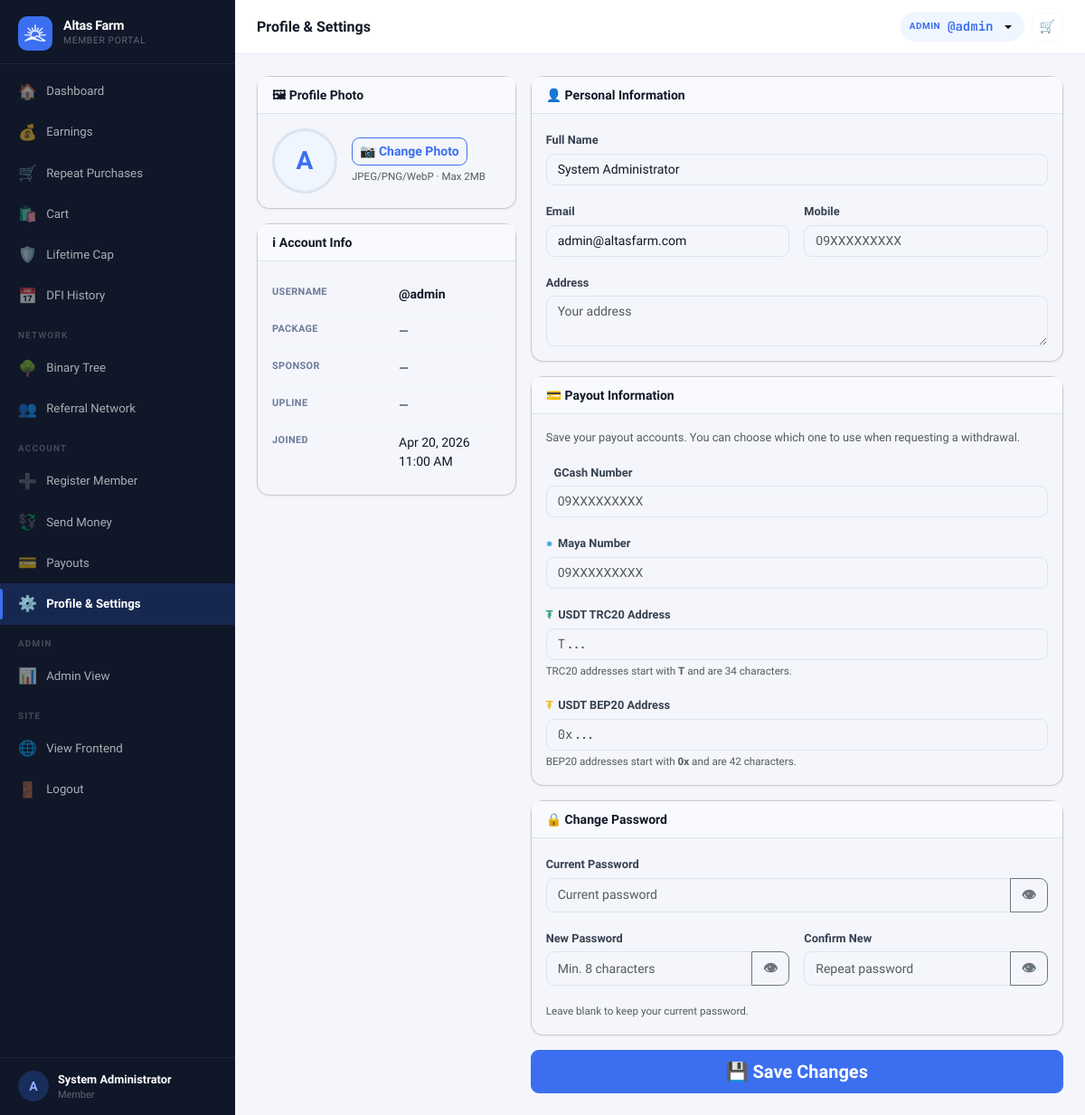
Page /?page=profile (signed in) on the earlier database version.
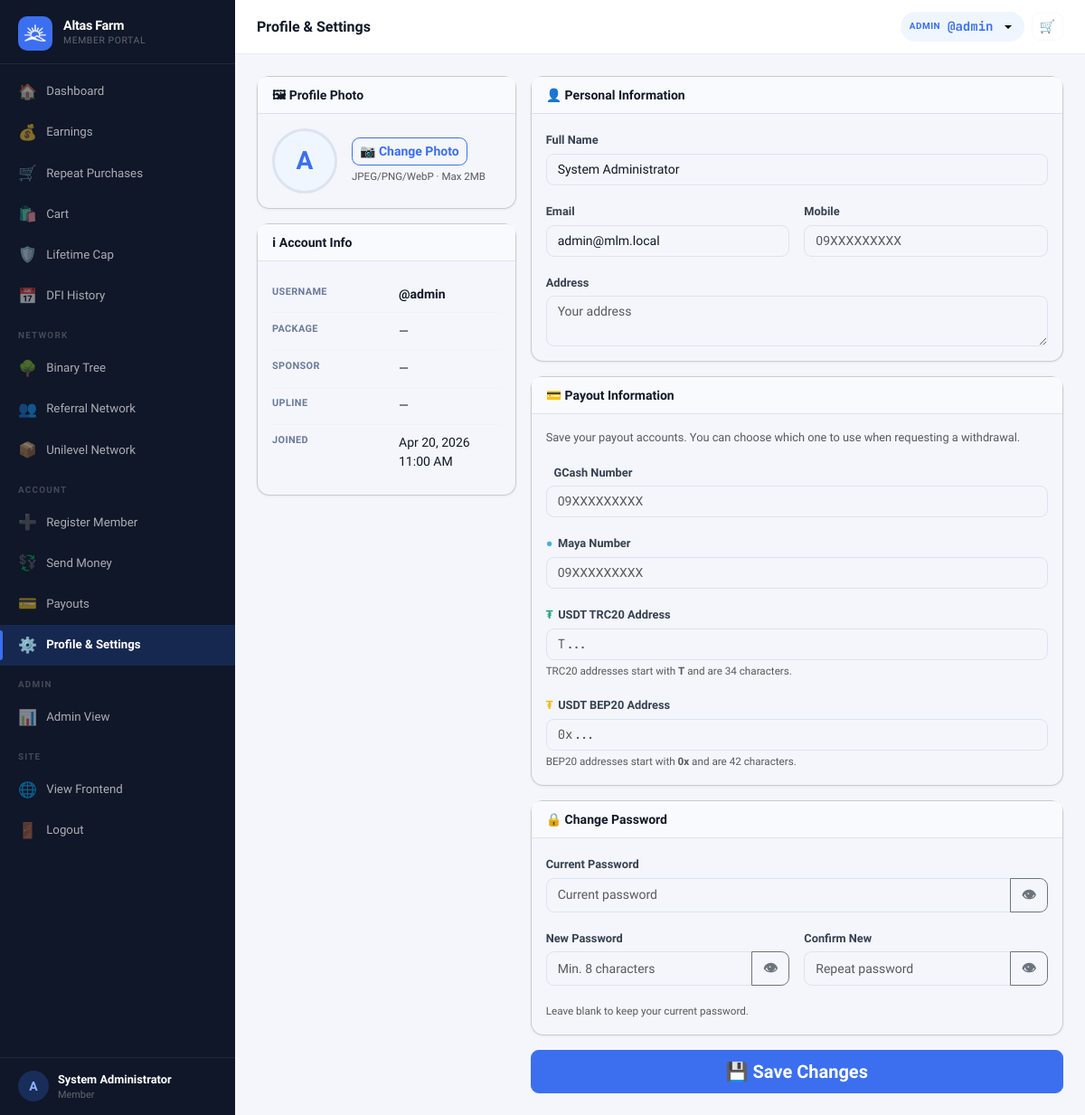
Same page on the later database version.
### tables this page shows
CREATE TABLE settings (
  key_name   VARCHAR(80) NOT NULL PRIMARY KEY,
  value      TEXT        NOT NULL,
  updated_at TIMESTAMP DEFAULT CURRENT_TIMESTAMP ON UPDATE CURRENT_TIMESTAMP
);

CREATE TABLE users (
  id                INT UNSIGNED AUTO_INCREMENT PRIMARY KEY,
  username          VARCHAR(40)  NOT NULL UNIQUE,
  password_hash     VARCHAR(255) NOT NULL,
  role              ENUM('member','admin') NOT NULL DEFAULT 'member',
  package_id        INT UNSIGNED NULL,
  reg_code_id           INT UNSIGNED NULL,
  reg_payment_method    ENUM('code','ewallet','pending') NOT NULL DEFAULT 'code',
  reg_paid_by           INT UNSIGNED NULL,

   
  sponsor_id        INT UNSIGNED NULL,
  binary_parent_id  INT UNSIGNED NULL,
  binary_position   ENUM('left','right') NULL,

   
  left_count        INT UNSIGNED NOT NULL DEFAULT 0,
  right_count       INT UNSIGNED NOT NULL DEFAULT 0,
  pairs_paid        INT UNSIGNED NOT NULL DEFAULT 0,
  pairs_flushed     INT UNSIGNED NOT NULL DEFAULT 0,
  pairs_paid_today  INT UNSIGNED NOT NULL DEFAULT 0,   

   
  left_pv           DECIMAL(14,2) NOT NULL DEFAULT 0.00 COMMENT 'Accumulated PV on left binary leg',
  right_pv          DECIMAL(14,2) NOT NULL DEFAULT 0.00 COMMENT 'Accumulated PV on right binary leg',
  paired_pv         DECIMAL(14,2) NOT NULL DEFAULT 0.00 COMMENT 'Total paired PV lifetime',
  paired_pv_today   DECIMAL(14,2) NOT NULL DEFAULT 0.00 COMMENT 'Paired PV today (reset by midnight cron)',
  flushed_pv        DECIMAL(14,2) NOT NULL DEFAULT 0.00 COMMENT 'PV flushed in binary pairing',
  personal_pv       DECIMAL(14,2) NOT NULL DEFAULT 0.00 COMMENT 'Personal sales PV from downline product purchases',
  group_pv          DECIMAL(14,2) NOT NULL DEFAULT 0.00 COMMENT 'Group sales PV from downline',

   
  lifetime_earned       DECIMAL(14,2) NOT NULL DEFAULT 0.00,
  cap_status            ENUM('active','capped','perminact') NOT NULL DEFAULT 'active',
  capping_bypass        TINYINT(1)   NOT NULL DEFAULT 0,
  daily_cap_bypass      TINYINT(1)   NOT NULL DEFAULT 0,
  capped_at             TIMESTAMP NULL,
  last_reactivation_at  TIMESTAMP NULL,
  dfi_days_used         INT UNSIGNED NOT NULL DEFAULT 0,
  dfi_active            TINYINT(1)   NOT NULL DEFAULT 1,
  cd_active             TINYINT(1)   NOT NULL DEFAULT 0,
  ewallet_sent_today      DECIMAL(12,2) NOT NULL DEFAULT 0.00,
  ewallet_sent_this_week  DECIMAL(12,2) NOT NULL DEFAULT 0.00,

   
  full_name         VARCHAR(120) NULL,
  email             VARCHAR(120) NULL,
  mobile            VARCHAR(20)  NULL,
  gcash_number       VARCHAR(20)  NULL,
  maya_number        VARCHAR(20)  NULL,
  usdt_trc20_address VARCHAR(100) NULL,
  usdt_bep20_address VARCHAR(100) NULL,
  address            TEXT         NULL,
  photo             VARCHAR(200) NULL,

  ewallet_balance       DECIMAL(14,2) NOT NULL DEFAULT 0.00,
  withdrawable_balance  DECIMAL(14,2) NOT NULL DEFAULT 0.00,
  status                ENUM('active','suspended','pending') NOT NULL DEFAULT 'active',
  joined_at         TIMESTAMP DEFAULT CURRENT_TIMESTAMP,
  last_login        TIMESTAMP NULL,

  FOREIGN KEY (sponsor_id)       REFERENCES users(id) ON DELETE SET NULL,
  FOREIGN KEY (binary_parent_id) REFERENCES users(id) ON DELETE SET NULL,
  FOREIGN KEY (package_id)       REFERENCES packages(id) ON DELETE SET NULL
);

### views/member/profile.php (the view, shortened to what the rows shown need)
<?php require 'views/partials/head.php'; ?>
<?php require 'views/partials/sidebar_member.php'; ?>
<div class="main-content">
  <?php require 'views/partials/topbar.php'; ?>
  <div class="page-content">
    <form method="POST" action="<?= APP_URL ?>/?page=save_profile" enctype="multipart/form-data">
      <div class="row g-3">
        <div class="col-12 col-lg-4 d-flex flex-column gap-3">
          <div class="card">
            <div class="card-body d-flex align-items-center gap-3 flex-wrap">
              <div id="avatarWrap" style="width:72px;height:72px;border-radius:50%;overflow:hidden;background:var(--primary-light);display:flex;align-items:center;justify-content:center;font-size:1.75rem;font-weight:700;color:var(--primary);border:3px solid #dde3ef;flex-shrink:0;">
                <?php if ($user['photo']): ?><img id="photoPreview" src="<?= APP_URL ?>/uploads/<?= e($user['photo']) ?>" style="width:100%;height:100%;object-fit:cover;"><?php else: ?><span id="photoInitial"><?= strtoupper(substr($user['username'], 0, 1)) ?></span><?php endif; ?>
              </div>
            </div>
          </div>
          <div class="card">
            <div class="card-body">
              <table class="info-table">
                <tr>
                  <td><strong>@<?= e($user['username']) ?></strong></td>
                </tr>
                <tr>
                  <td>Joined</td>
                  <td><?= fmt_datetime($user['joined_at']) ?></td>
                </tr>
              </table>
            </div>
          </div>
        </div>
        <div class="col-12 col-lg-8 d-flex flex-column gap-3">
          <div class="card">
            <div class="card-body">
              <div class="mb-3"><label class="form-label">Full Name</label><input type="text" name="full_name" class="form-control" value="<?= e($user['full_name'] ?? '') ?>" placeholder="Your full name"></div>
              <div class="row g-3">
                <div class="col-md-6 mb-3"><label class="form-label">Email</label><input type="email" name="email" class="form-control" value="<?= e($user['email'] ?? '') ?>" placeholder="email@example.com"></div>
              </div>
            </div>
          </div>
        </div>
      </div>
    </form>
  </div>
</div>
<?php require 'views/partials/footer.php'; ?>

### views/partials/sidebar_member.php (shortened to what the rows shown need)
<?php
$cp      = current_page();
$user    = Auth::user();
$initial = strtoupper(substr($user['username'] ?? 'U', 0, 1));
$name    = $user['full_name'] ?: ('@' . $user['username']);
$view    = $_GET['view'] ?? '';
$cartBadge = 0;
if (class_exists('Cart') && Auth::check()) {
    $_cart = Cart::getOrCreate(Auth::id());
    if ($_cart && !empty($_cart['id'])) {
        $cartItems = Cart::getItems((int)$_cart['id']);
        $cartBadge = empty($cartItems) ? 0 : (int)array_sum(array_column($cartItems, 'quantity'));
    }
}
$nav = [
  ['page' => 'dashboard', 'icon' => '🏠', 'label' => 'Dashboard',        'pages' => ['dashboard']],
  ['page' => 'earnings',  'icon' => '💰', 'label' => 'Earnings',         'pages' => ['earnings']],
  ['page' => 'repeat_purchases', 'icon' => '🛒', 'label' => 'Repeat Purchases', 'pages' => ['repeat_purchases']],
  ['page' => 'cart', 'icon' => '🛍️', 'label' => 'Cart', 'pages' => ['cart'], 'badge' => $cartBadge],
  ['page' => 'cap_status', 'icon' => '🛡️', 'label' => 'Lifetime Cap',     'pages' => ['cap_status']],
  ...(setting('dfi_enabled', '1') === '1' ? [
    ['page' => 'dfi_history', 'icon' => '📅', 'label' => 'DFI History', 'pages' => ['dfi_history']],
  ] : []),
  'SEPARATOR:Network',
  ...(setting('binary_enabled', '1') === '1' ? [
    ['page' => 'genealogy&view=binary',  'icon' => '🌳', 'label' => 'Binary Tree',      'pages' => ['genealogy'], 'view' => 'binary'],
  ] : []),
  ['page' => 'genealogy&view=referral', 'icon' => '👥', 'label' => 'Referral Network', 'pages' => ['genealogy'], 'view' => 'referral'],
  ...(setting('unilevel_product_enabled', '0') === '1' ? [
    ['page' => 'genealogy&view=product_unilevel', 'icon' => '📦', 'label' => 'Unilevel Network', 'pages' => ['genealogy'], 'view' => 'product_unilevel'],
  ] : []),
  ...(setting('royalty_enabled', '0') === '1' ? [
    ['page' => 'member_royalty', 'icon' => '⭐', 'label' => 'Royalty Bonus', 'pages' => ['member_royalty']],
  ] : []),
  'SEPARATOR:Account',
  ['page' => 'register&sponsor=' . $user['username'], 'icon' => '➕', 'label' => 'Register Member', 'pages' => ['register']],
  ['page' => 'ewallet_transfer', 'icon' => '💱', 'label' => 'Send Money', 'pages' => ['ewallet_transfer']],
  ['page' => 'payout',  'icon' => '💳', 'label' => 'Payouts',   'pages' => ['payout']],
  ['page' => 'profile', 'icon' => '⚙️', 'label' => 'Profile & Settings', 'pages' => ['profile']],
];
if (Auth::isAdmin()) {
  $nav[] = 'SEPARATOR:Admin';
  $nav[] = ['page' => 'admin', 'icon' => '📊', 'label' => 'Admin View', 'pages' => []];
}
$nav[] = 'SEPARATOR:Site';
$nav[] = ['page' => '__frontend__', 'icon' => '🌐', 'label' => 'View Frontend', 'pages' => []];
function renderSidebarNav($nav, $cp, $user, $view, $initial, $name)
{ ?>
  <div class="sidebar-brand">
    <div>
      <div class="brand-name"><?= e(setting('site_name', APP_NAME)) ?></div>
      <div class="brand-sub">Member Portal</div>
    </div>
  </div>
  <div class="sidebar-footer">
    <div class="sidebar-user">
      <div class="user-avatar">
        <?php if (!empty($user['photo'])): ?>
          <img src="<?= APP_URL ?>/uploads/<?= e($user['photo']) ?>" alt="">
        <?php else: ?>
          <?= $initial ?>
        <?php endif; ?>
      </div>
      <div class="user-info">
        <div class="user-name"><?= e($name) ?></div>
        <div class="user-role"><?= e($user['package_name'] ?? 'Member') ?></div>
      </div>
    </div>
  </div>
<?php } ?>
<div class="sidebar d-none d-lg-flex flex-column">
  <?php renderSidebarNav($nav, $cp, $user, $view, $initial, $name); ?>
</div>

### views/partials/topbar.php (shortened to what the rows shown need)
<?php
if (isset($_GET['page']) && $_GET['page'] === 'admin_user_view' && !empty($_GET['id']) && Auth::isAdmin()) {
  $user = getUserById((int)$_GET['id']);
  if (!$user) {
    flash('error', 'User not found.');
    redirect('/?page=admin_users');
  }
} else {
  $user = Auth::user();
}
?>
<div class="topbar-wrapper no-print">
  <div class="d-flex align-items-center gap-2">
    <div class="dropdown">
      <button class="topbar-balance border-0 dropdown-toggle" type="button"
        data-bs-toggle="dropdown" aria-expanded="false"
        title="<?= e($user['username'] ?? '') ?>" style="cursor:pointer;">
        <span class="bal-label"><?= Auth::isAdmin() ? 'Admin' : 'User' ?></span>
        <span class="bal-amount">@<?= e($user['username'] ?? '') ?></span>
      </button>
    </div>
  </div>
</div>

Differences in the rows shown:
changed users "admin": email "admin@altasfarm.com" → "admin@mlm.local"
Other differences:
new list line: "📦 Unilevel Network"
